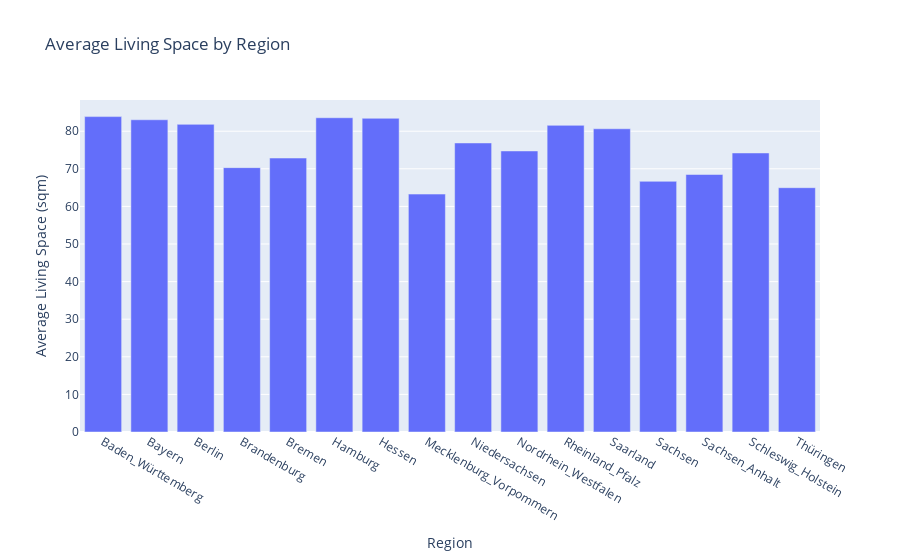

Write notebook code for a chart like this one.
### Code cell
average_living_space = DF_raw.groupby('regio1')['livingSpace'].mean().reset_index()
fig = px.bar(average_living_space, 
             x='regio1', 
             y='livingSpace', 
             title='Average Living Space by Region',
             labels={'livingSpace': 'Average Living Space (sqm)', 'regio1': 'Region'})
fig.show()

### Figure 1 — Plotly figure (JSON) as saved in the notebook; plotly's stock layout.template omitted (floating-point values rounded to 4 significant figures)
{"data": [{"alignmentgroup": "True", "hovertemplate": "Region=%{x}<br>Average Living Space (sqm)=%{y}<extra></extra>", "legendgroup": "", "marker": {"color": "#636efa", "pattern": {"shape": ""}}, "name": "", "offsetgroup": "", "orientation": "v", "showlegend": false, "textposition": "auto", "type": "bar", "x": ["Baden_Württemberg", "Bayern", "Berlin", "Brandenburg", "Bremen", "Hamburg", "Hessen", "Mecklenburg_Vorpommern", "Niedersachsen", "Nordrhein_Westfalen", "Rheinland_Pfalz", "Saarland", "Sachsen", "Sachsen_Anhalt", "Schleswig_Holstein", "Thüringen"], "xaxis": "x", "y": [83.88, 83.04, 81.82, 70.31, 72.86, 83.58, 83.43, 63.28, 76.87, 74.75, 81.56, 80.64, 66.67, 68.49, 74.21, 64.98], "yaxis": "y"}], "layout": {"autosize": true, "barmode": "relative", "legend": {"tracegroupgap": 0}, "title": {"text": "Average Living Space by Region"}, "xaxis": {"anchor": "y", "autorange": true, "domain": [0, 1], "range": [-0.5, 15.5], "title": {"text": "Region"}, "type": "category"}, "yaxis": {"anchor": "x", "autorange": true, "domain": [0, 1], "range": [0, 88.3], "title": {"text": "Average Living Space (sqm)"}, "type": "linear"}}}
